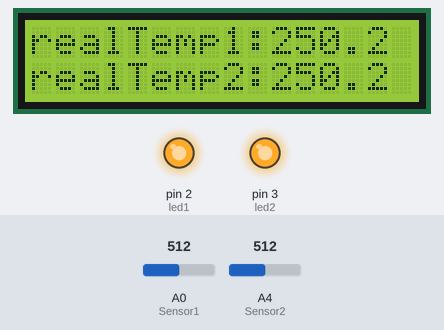
Recording of a sketch running on a simulated Arduino Uno, built with avr-gcc and run on an emulated ATmega328P. Parts: 16×2 character LCD, output pins drawn as LEDs (lit = HIGH). The test bench sets the inputs (shaded band); at power-on: A0 (Sensor1) = 512, A4 (Sensor2) = 512.

Above: at 1.7 s.
1.8 s: A0 (Sensor1) set to 107
At 3.7 s:
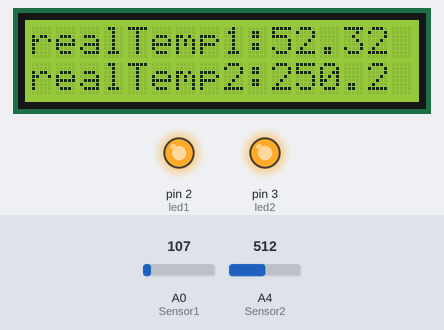
4.0 s: A0 (Sensor1) set to 95
At 6.5 s:
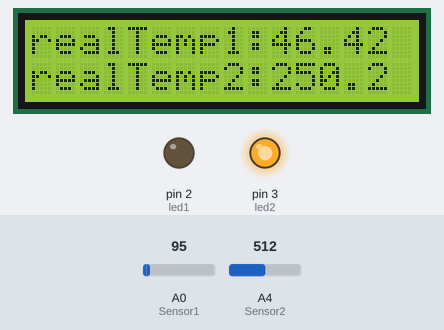
7.0 s: A4 (Sensor2) set to 716
At 8.9 s:
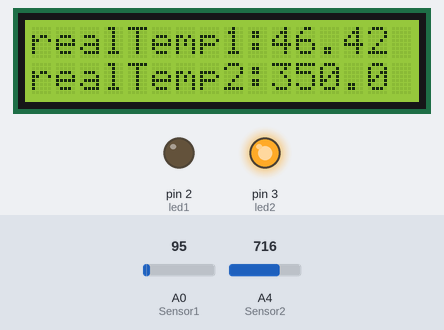
9.6 s: A4 (Sensor2) set to 900
At 10.8 s:
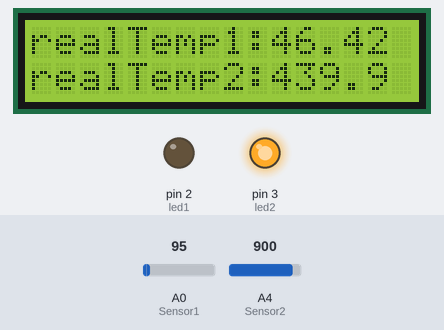
11.6 s: A0 (Sensor1) set to 122
At 13.1 s:
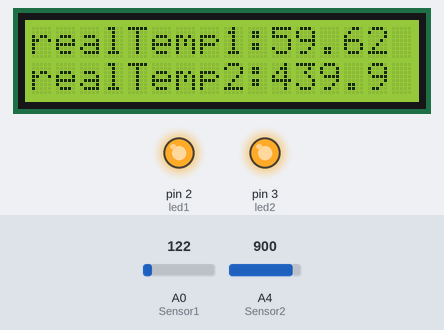
14.1 s: A4 (Sensor2) set to 107
At 15.5 s:
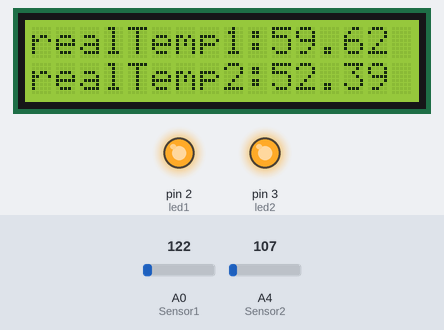
16.6 s: A4 (Sensor2) set to 96
Timing chart, 0 to 19.6 s (numbered marks = the images above; inputs shaded):
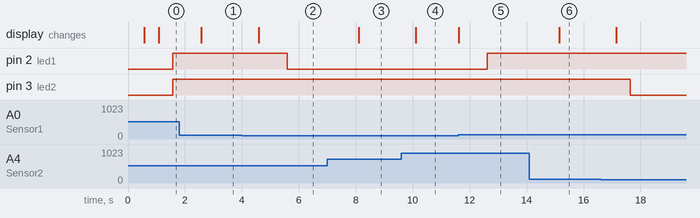

The sketch:

Temp_sensor2.ino
```cpp
#include <LiquidCrystal.h>
const int rs= 10, en=9, d4=4, d5=5, d6=6, d7=7;
LiquidCrystal lcd(rs, en, d4, d5, d6, d7);
const int Sensor1= A0;
const int Sensor2= A4;
const int led1=2;
const int led2=3;
int temperature1= 0;
int temperature2= 0;
float realTemp1= 0;
float realTemp2= 0;
int d1 = 0;

void setup() {
  // put your setup code here, to run once:
  lcd.begin(16, 2);
  lcd.print("Temp.Project");
  delay(500);
  lcd.clear();
  pinMode(Sensor1, INPUT);
  pinMode(Sensor2, INPUT);
  pinMode(led1, OUTPUT);
  pinMode(led2, OUTPUT);

}

void loop() {
  // put your main code here, to run repeatedly:
  temperature1 = analogRead(Sensor1);
  temperature2 = analogRead(Sensor2);
  realTemp1 = (((float)temperature1*5.0)/1023.0)*100.0;
  realTemp2 = (((float)temperature2*5.0)/1023.0)*100.0;
  lcd.setCursor(0, 0);
  lcd.print("realTemp1:");
  lcd.print(realTemp1, 1);
  delay(500);

  lcd.setCursor(0, 1);
  lcd.print("realTemp2:");
  lcd.print(realTemp2, 1);
  delay(500);
  if (realTemp1 >=50.0){
    digitalWrite (led1, HIGH);
  }
  else {
    digitalWrite(led1, LOW);
  }
  if (realTemp2 >50.0){
    digitalWrite (led2, HIGH);
  }
  else {
    digitalWrite(led2, LOW);
  }


}
```

Measured:
- the behaviour switches between 103 and 102 on A0 (Sensor1) (found by bisection; images 1 and 2)
- after the input at 1.8 s, the display: changes after 0.78 s (image 1)
- after the input at 4.0 s, pin 2 (led1): HIGH → LOW after 1.6 s; the display: changes after 0.59 s (image 2)
- after the input at 7.0 s, the display: changes after 1.1 s (image 3)
- after the input at 9.6 s, the display: changes after 0.52 s (image 4)
- after the input at 11.6 s, pin 2 (led1): LOW → HIGH after 1.0 s; the display: changes at once (image 5)
- after the input at 14.1 s, the display: changes after 1.0 s (image 6)
- after the input at 16.6 s, pin 3 (led2): HIGH → LOW after 1.0 s
